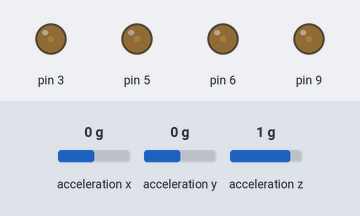
Bench run of a sketch on a simulated Arduino Uno, built with avr-gcc and run on an emulated ATmega328P. On the bench: output pins drawn as LEDs (lit = HIGH). Wiring (inferred from the names in the program): ADXL345 accelerometer at I2C address 0x53. The inputs (shaded band) are chosen by the test bench; at power-on: acceleration x 0 g, acceleration z 1 g, acceleration y 0 g. What the sketch prints to the serial monitor is not drawn.

Above: at 1.2 s.
1.3 s: acceleration x set to -1.4 g
At 3.43 s:
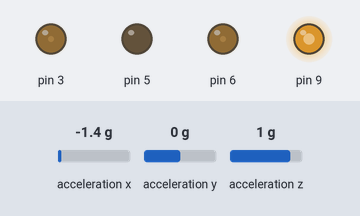
4.3 s: acceleration z set to 0 g
7.3 s: acceleration z set to -1.1 g
10.3 s: acceleration y set to -1.4 g
At 10.49 s:
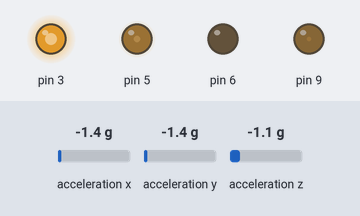
13.3 s: acceleration x set to -0.8 g
At 13.74 s:
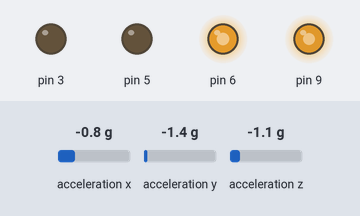
16.3 s: acceleration y set to -0.8 g
At 16.68 s:
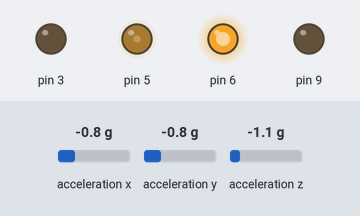
Timing chart, 0 to 20.3 s (numbered marks = the images above; inputs shaded):
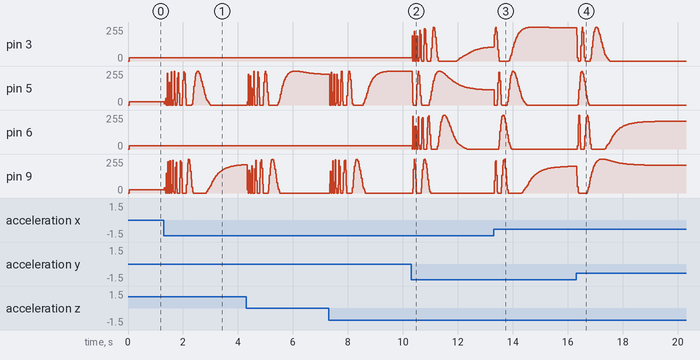

The sketch:

sinuszyroskop4.ino
```cpp
/*
    Arduino and ADXL345 Accelerometer - 3D Visualization Example
     by Dejan, https://howtomechatronics.com
*/
#include <Wire.h>  // Wire library - used for I2C communication

int ADXL345 = 0x53; // The ADXL345 sensor I2C address

float X_out, Y_out, Z_out;  // Outputs
float roll,pitch,rollF,pitchF=0;
float x,y,x1,y1;
double deg = 2*PI/180;
int a0 = 1;

float A, B, C, D;  //moce silnikow
float DiffX, DiffY; //żądane roznice mocy silnikow w osiach


void setup() {
  Serial.begin(9600); // Initiate serial communication for printing the results on the Serial monitor

  Wire.begin(); // Initiate the Wire library
  // Set ADXL345 in measuring mode
  Wire.beginTransmission(ADXL345); // Start communicating with the device
  Wire.write(0x2D); // Access/ talk to POWER_CTL Register - 0x2D
  // Enable measurement
  Wire.write(8); // Bit D3 High for measuring enable (8dec -> 0000 1000 binary)
  Wire.endTransmission();
  delay(10);

  //Off-set Calibration
  //X-axis
  Wire.beginTransmission(ADXL345);
  Wire.write(0x1E);
  Wire.write(1);
  Wire.endTransmission();
  delay(10);
  //Y-axis
  Wire.beginTransmission(ADXL345);
  Wire.write(0x1F);
  Wire.write(-2);
  Wire.endTransmission();
  delay(10);

  //Z-axis
  Wire.beginTransmission(ADXL345);
  Wire.write(0x20);
  Wire.write(-9);
  Wire.endTransmission();
  delay(10);

  //-----------------------
  pinMode(3, OUTPUT);
  pinMode(5, OUTPUT);
  pinMode(6, OUTPUT);
  pinMode(9, OUTPUT);
     // kalibracja żyroskopu
     Wire.beginTransmission(ADXL345);
  Wire.write(0x32); // Start with register 0x32 (ACCEL_XOUT_H)
  Wire.endTransmission(false);
  Wire.requestFrom(ADXL345, 6, true); // Read 6 registers total, each axis value is stored in 2 registers
  X_out = ( Wire.read() | Wire.read() << 8); // X-axis value
  X_out = X_out / 256; //For a range of +-2g, we need to divide the raw values by 256, according to the datasheet
  Y_out = ( Wire.read() | Wire.read() << 8); // Y-axis value
  Y_out = Y_out / 256;
  Z_out = ( Wire.read() | Wire.read() << 8); // Z-axis value
  Z_out = Z_out / 256;

  // Calculate Roll and Pitch (rotation around X-axis, rotation around Y-axis)
  roll = atan(Y_out / sqrt(pow(X_out, 2) + pow(Z_out, 2))) * 180 / PI;
  pitch = atan(-1 * X_out / sqrt(pow(Y_out, 2) + pow(Z_out, 2))) * 180 / PI;

  x1 = 0.94 * x1 + 0.06 * roll ;
  y1 = 0.94 * y1 + 0.06 * pitch;


}

void loop() {


  // === Read acceleromter data === //
  Wire.beginTransmission(ADXL345);
  Wire.write(0x32); // Start with register 0x32 (ACCEL_XOUT_H)
  Wire.endTransmission(false);
  Wire.requestFrom(ADXL345, 6, true); // Read 6 registers total, each axis value is stored in 2 registers
  X_out = ( Wire.read() | Wire.read() << 8); // X-axis value
  X_out = X_out / 256; //For a range of +-2g, we need to divide the raw values by 256, according to the datasheet
  Y_out = ( Wire.read() | Wire.read() << 8); // Y-axis value
  Y_out = Y_out / 256;
  Z_out = ( Wire.read() | Wire.read() << 8); // Z-axis value
  Z_out = Z_out / 256;

  // Calculate Roll and Pitch (rotation around X-axis, rotation around Y-axis)
  roll = atan(Y_out / sqrt(pow(X_out, 2) + pow(Z_out, 2))) * 180 / PI;
  pitch = atan(-1 * X_out / sqrt(pow(Y_out, 2) + pow(Z_out, 2))) * 180 / PI;

  // Low-pass filter
  x = 0.94 * x + 0.06 * roll  -x1  ;
  y = 0.94 * y + 0.06 * pitch -y1  ;


  // STABILIZACJA

	//Ustaw moc, tutaj tez bedzie mozna stale zmieniac P
  // Ustaw moc silnikow na P, jak chcesz miec reszte do dopisz po prostu C i D
  float P =0.1; //ustaw se jaka moc chcesz
  A = P;
  B = P;
  C = P;
  D = P;


	//DiffX okresla jaka chceny roznice mocy miedzy silnikami A i B, moze to byc zaleznosc sinusowa, cosinusowa, albo cokolwiek tam chcemy
  DiffX=0.5*sin(x);
  //to samo ale dla Y, silniki C i D
  DiffY=0.5*sin(y);

  //sprowadz roznice do zakresu od -1 do 1
  DiffX = max(-1.0f, min(1.0f, DiffX));

  // DiffX= roznica, ustawia moce aby spelnic rownanie A - B = DiffX
	A += DiffX;
	B -= DiffX;


	//muj specjalny sos, zapewnia ze zamiast probowac zwiekszyc moc silnika ponad 1, program zmniejszy moc tego drugiego silnika
	if (A>1 || B>1) {
		float wykroczenie = (max(A,B) -1);
		A= A - wykroczenie;
		B= B - wykroczenie;
	}
	if (A<0 || B<0) {
		float wykroczenie =  (min(A,B));
		A= A - wykroczenie;
		B= B - wykroczenie;
	}


  // Opcjonalne: Obetnij A i B do zakresu od 0 do 1, wydaje mi sie ze powyzszy program juz temu zapobiega
  A = max(0.0f, min(1.0f, A));
  B = max(0.0f, min(1.0f, B));


  // Output A i B
  Serial.print("A:");
  Serial.print(A);
  Serial.print("B:");
  Serial.print(B);


  //to samo ale dla Y


  //sprowadz roznice do zakresu od -1 do 1
  DiffY = max(-1.0f, min(1.0f, DiffY));

  // DiffY= roznica, ustawia moce aby spelnic rownanie A - B = DiffY
	C += DiffY;
	D -= DiffY;


	//muj specjalny sos, zapewnia ze zamiast probowac zwiekszyc moc silnika ponad 1, program zmniejszy moc tego drugiego silnika
	if (C>1 || D>1) {
		float wykroczenie = (max(C,D) -1);
		C= C - wykroczenie;
		D= D - wykroczenie;
	}
	if (C<0 || D<0) {
		float wykroczenie =  (min(C,D));
		C= C - wykroczenie;
		D= D - wykroczenie;
	}


  // Opcjonalne: Obetnij A i B do zakresu od 0 do 1, wydaje mi sie ze powyzszy program juz temu zapobiega
  C = max(0.0f, min(1.0f, C));
  D = max(0.0f, min(1.0f, D));


  // Output C i D
  Serial.print("C:");
  Serial.print(C);
  Serial.print("D:");
  Serial.print(D);


  //silniki

  analogWrite(6,int(255*A));
  analogWrite(3,int(255*B));
  analogWrite(5,int(255*C));
  analogWrite(9,int(255*D));


}
```
